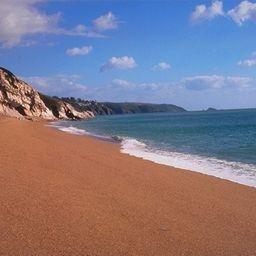
#> input picture 01. CV/03. 超分辨率/Real-ESRGAN/inputs/ADE_val_00000114.jpg, 256 x 256 px, given as the content of the folder ../datasets/DF2K/DF2K_HR, which was not available
$ python generate_multiscale_DF2K.py
#> lines starting #> are read from the running program, lines starting #| are printed output that depends on the picture; pictures that were not available may be replaced by others from this repository, and a replacement may not be noted
import argparse
import glob
import os
from PIL import Image


def main(args):
    # For DF2K, we consider the following three scales,
    # and the smallest image whose shortest edge is 400
    scale_list = [0.75, 0.5, 1 / 3]
    shortest_edge = 400

    path_list = sorted(glob.glob(os.path.join(args.input, '*')))
    for path in path_list:
        print(path)
        basename = os.path.splitext(os.path.basename(path))[0]

        img = Image.open(path)
#> img is the input picture: PIL image 256x256 RGB; mean R, G, B 131.2, 120.9, 135.8
        width, height = img.size
#> width = 256; height = 256
        for idx, scale in enumerate(scale_list):
            print(f'\t{scale:.2f}')
            rlt = img.resize((int(width * scale), int(height * scale)), resample=Image.LANCZOS)
            rlt.save(os.path.join(args.output, f'{basename}T{idx}.png'))
#> this loop made 3 passes
#> pass 1, in main, `rlt = img.resize((int(width * scale), int(height * scale)), resample=I..`:
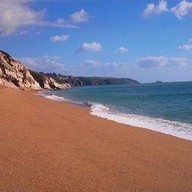
#> rlt: PIL image 192x192 RGB; mean R, G, B 131.2, 120.9, 135.8
#> pass 2, in main, `rlt = img.resize((int(width * scale), int(height * scale)), resample=I..`:
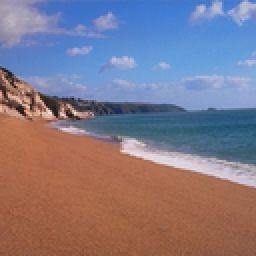
#> rlt: PIL image 128x128 RGB (shown 2 times larger); mean R, G, B 131.2, 120.9, 135.8
#> pass 3, in main, `rlt = img.resize((int(width * scale), int(height * scale)), resample=I..`:
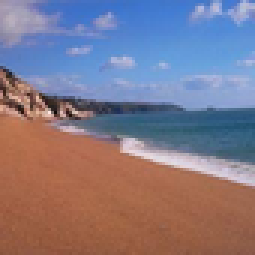
#> rlt: PIL image 85x85 RGB (shown 3 times larger); mean R, G, B 131.2, 120.9, 135.8

        # save the smallest image which the shortest edge is 400
        if width < height:
            ratio = height / width
            width = shortest_edge
            height = int(width * ratio)
        else:
            ratio = width / height
#> ratio = 1
            height = shortest_edge
            width = int(height * ratio)
#> width = 400
        rlt = img.resize((int(width), int(height)), resample=Image.LANCZOS)
#> rlt: PIL image 400x400 RGB
        rlt.save(os.path.join(args.output, f'{basename}T{idx+1}.png'))


if __name__ == '__main__':
    """Generate multi-scale versions for GT images with LANCZOS resampling.
    It is now used for DF2K dataset (DIV2K + Flickr 2K)
    """
    parser = argparse.ArgumentParser()
    parser.add_argument('--input', type=str, default='../datasets/DF2K/DF2K_HR', help='Input folder')
    parser.add_argument('--output', type=str, default='../datasets/DF2K/DF2K_multiscale', help='Output folder')
    args = parser.parse_args()

    os.makedirs(args.output, exist_ok=True)
    main(args)
